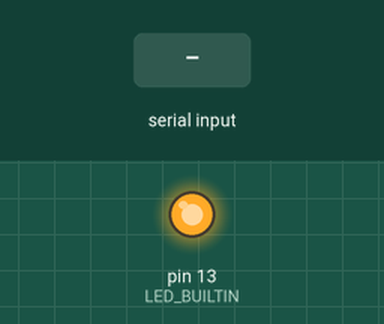
This sketch was run on a simulated Arduino Uno, built with avr-gcc and run on an emulated ATmega328P. Shown: output pins drawn as LEDs (lit = HIGH). The inputs (shaded band) are chosen by the test bench. What the sketch prints to the serial monitor is not drawn.

Above: at 1.2 s.
1.3 s: "2" received over Serial
At 2.5 s:
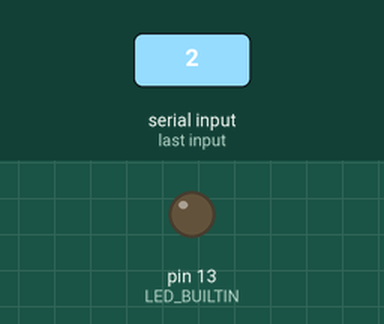
2.8 s: "1" received over Serial
At 3.8 s:
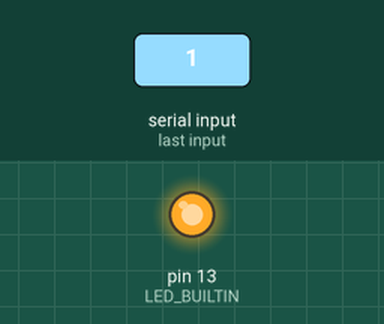
Timing chart, 0 to 5.8 s (numbered marks = the images above; inputs shaded):
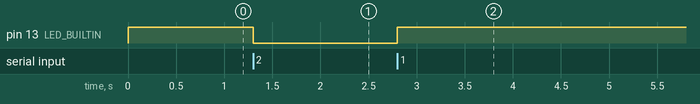

Measured:
- after the input at 1.3 s, pin 13 (LED_BUILTIN): HIGH → LOW at once
- after the input at 2.8 s, pin 13 (LED_BUILTIN): LOW → HIGH at once

The sketch:

Arduino_2.ino
```cpp
void setup() {
  // put your setup code here, to run once:
  Serial.begin(9600);
  Serial.print("Success");
  pinMode(LED_BUILTIN, OUTPUT);
  digitalWrite(LED_BUILTIN, HIGH);
}

void loop() {
  // put your main code here, to run repeatedly:
  if (Serial.available() > 0) {
    char data = Serial.read();

    if (!data) Serial.end();

    if (data == '1') {
      digitalWrite(LED_BUILTIN, HIGH);
    }

    if (data == '2') {
      digitalWrite(LED_BUILTIN, LOW);
    }
  }
}
```
